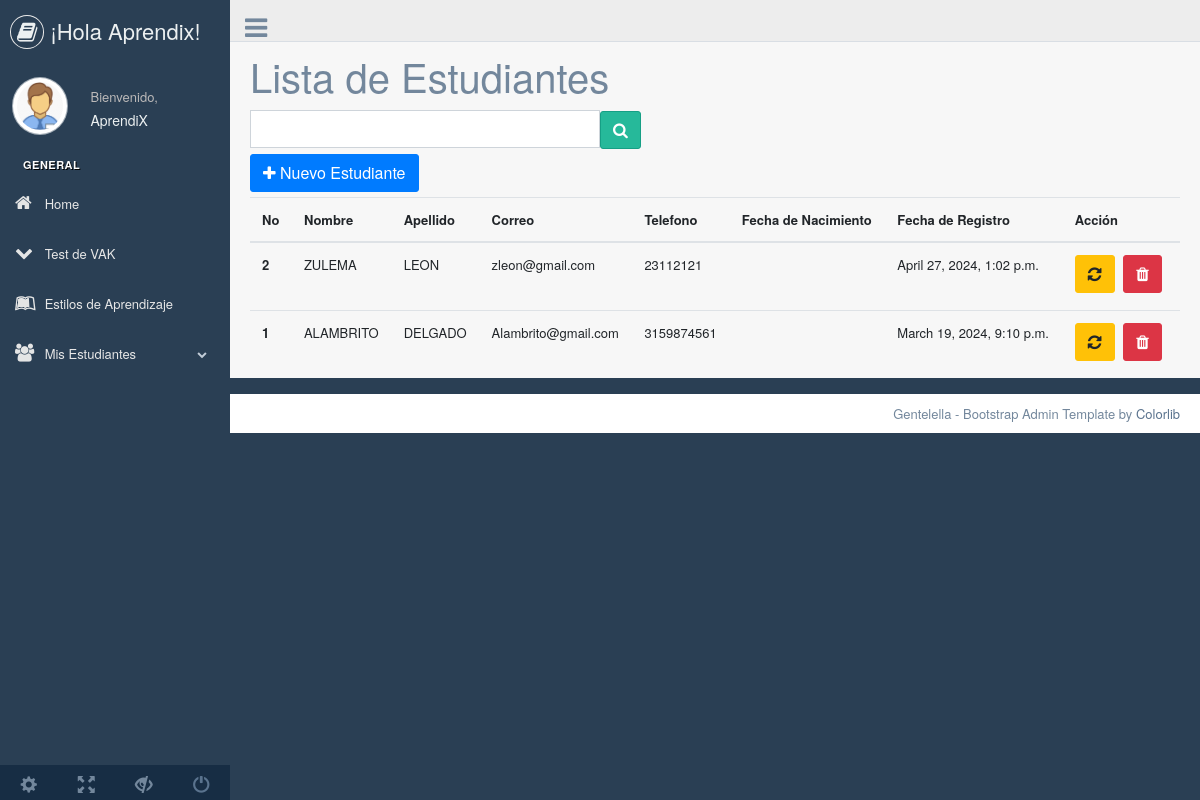
Screenshot of /listar with the database file from the repository.
### panel/models.py (models this page shows)
class Usuarios(models.Model):
    id = models.IntegerField(primary_key=True)
    nombre = models.CharField (max_length=30, null= False)
    apellido = models.CharField (max_length=30, null= False)
    correo = models.CharField (max_length=50, null= False)
    telefono = models.IntegerField (null= False)
    fecha = models.DateField (null= True)
    fecha_registro= models.DateTimeField(auto_now_add= True, null= True)
    class Meta:
        db_table ='usuarios'

### panel/views.py (the view)
# urls.py: path('listar', views.listar, name="listar"),
def listar (request):
    if request.method == "POST":
        palabra = request.POST.get('keyword')
        lista = Usuarios.objects.all()
        if palabra is not None:
            resultado_busqueda = lista.filter(
                Q(id_iconstains=palabra)|
                Q(nombre_icontains =palabra)|
                Q(apellido_icontains=palabra)|
                Q(correo_icontains= palabra)|
                Q(telefono_icontains=palabra)
            )
            datos = {'usuarios': resultado_busqueda}
            return render(request, "crud_usuarios/listar.html", datos)
        else:
            datos = {'usuarios': lista}
            return render(request,"crud_usuarios/listar.html", datos)
    else:
        users = Usuarios.objects.order_by('-id')[:10]
        datos = {'usuarios': users}
        return render(request,"crud_usuarios/listar.html", datos)

### panel/templates/crud_usuarios/listar.html (shortened to what this page needs)
{% extends '../index_master.html' %}
{% block content %}
<div class="right_col" role="main">
<h1>Lista de Estudiantes</h1>
<div>
  <form action="" method="POST" display: inline-block>
  <input type="text" name="keyword" id="keyword" class="form-control" style="width: 350px; display: inline-block;"><button type="submit" name="search" class="btn btn-success"> <i class="fa fa-search"></i></button>
  </form>
</div>
  <button name="agregar" class="btn btn-primary" onclick="window.location.href='agregar'"><i class="fa fa-plus"></i> Nuevo Estudiante</button>
<table class="table ">
    <thead>
      <tr>
        <th scope="col">No</th>
        <th scope="col">Nombre</th>
        <th scope="col">Apellido</th>
        <th scope="col">Correo</th>
        <th scope="col">Telefono</th>
        <th scope="col">Fecha de Nacimiento</th>
        <th scope="col">Fecha de Registro</th>
        <th scope="col">Acción</th>
      </tr>
    </thead>
    <tbody>
    {% for u in usuarios %}
      <tr>
        <th scope="row">{{ u.id }}</th>
        <td>{{ u.nombre }}</td>
        <td>{{ u.apellido }}</td>
        <td>{{ u.correo }}</td>
        <td>{{ u.telefono }}</td>
        <td>{{ u.fecha_nacimiento }}</td>
        <td>{{ u.fecha_registro }}</td>
        <td>
          <button class="btn btn-warning" onclick="window.location.href='actualizar/{{ u.id }}'"><i class="fa fa-refresh"></i></button>
          <button class="btn btn-danger" onclick="window.location.href='eliminar/{{ u.id }}'"><i class="fa fa-trash"></i></button>
        </td>
      </tr>
      {% endfor %}
    </tbody>
  </table>
</div>
{% endblock %}

### panel/templates/index_master.html (shortened to what this page needs)
{% load static %}
<!DOCTYPE html>
<html lang="en">
<head>
    <link href="{% static 'FrWork/admin_lte/vendors/bootstrap/dist/css/bootstrap.min.css' %}" rel="stylesheet">
    <link rel="stylesheet" href="https://maxcdn.bootstrapcdn.com/font-awesome/4.7.0/css/font-awesome.min.css">
    <link href="{% static 'FrWork/admin_lte/build/css/custom.min.css' %}" rel="stylesheet">
</head>
<body class="nav-md">
    <div class="container body">
        <div class="main_container">
            <div class="col-md-3 left_col">
                <div class="left_col scroll-view">
                    <div class="navbar nav_title" style="border: 0;">
                        <a href="http://localhost:8000" class="site_title"><i class="fa fa-book"></i> <span>¡Hola Aprendix!</span></a>
                    </div>
                    <div class="profile clearfix">
                        <div class="profile_pic">
                            <img src="/static/Images/user.png" alt="..." class="img-circle profile_img">
                        </div>
                        <div class="profile_info">
                            <span>Bienvenido,</span>
                            <h2>AprendiX</h2>
                        </div>
                    </div>
                    <br />
                    <div id="sidebar-menu" class="main_menu_side hidden-print main_menu">
                        <div class="menu_section">
                            <h3>General</h3>
                            <ul class="nav side-menu">
                                <li><a href="http://localhost:8000"><i class="fa fa-home"></i> Home </a></li>
                                <li><a href="{% url 'preguntas' %}"><i class="fa fa-chevron-down"></i> Test de VAK</a></li>
                                <li><a href="{% url 'estilos' %}"><i class="fa fa-leanpub"></i> Estilos de Aprendizaje </a></li>
                                <li><a><i class="fa fa-users"></i> Mis Estudiantes <span class="fa fa-chevron-down"></span></a>
                                </li>
                            </ul>
                        </div>
                    </div>
                    <div class="sidebar-footer hidden-small">
                        <a data-toggle="tooltip" data-placement="top" title="Settings">
                            <span class="glyphicon glyphicon-cog" aria-hidden="true"></span>
                        </a>
                        <a data-toggle="tooltip" data-placement="top" title="FullScreen">
                            <span class="glyphicon glyphicon-fullscreen" aria-hidden="true"></span>
                        </a>
                        <a data-toggle="tooltip" data-placement="top" title="Lock">
                            <span class="glyphicon glyphicon-eye-close" aria-hidden="true"></span>
                        </a>
                        <a data-toggle="tooltip" data-placement="top" title="Logout" href="login.html">
                            <span class="glyphicon glyphicon-off" aria-hidden="true"></span>
                        </a>
                    </div>
                </div>
            </div>
            <div class="top_nav">
                <div class="nav_menu">
                    <div class="nav toggle">
                        <a id="menu_toggle"><i class="fa fa-bars"></i></a>
                    </div>
                </div>
            </div>
            {% block content %}
            {% endblock %}
            <footer>
                <div class="pull-right">
                    Gentelella - Bootstrap Admin Template by <a href="https://colorlib.com">Colorlib</a>
                </div>
                <div class="clearfix"></div>
            </footer>
        </div>
    </div>
</body>
</html>

### rows the page displays
Usuarios: id "2", nombre "ZULEMA", apellido "LEON", correo "zleon@gmail.com", telefono "23112121", fecha_registro "April 27, 2024, 1:02 p.m."
Usuarios: id "1", nombre "ALAMBRITO", apellido "DELGADO", correo "Alambrito@gmail.com", telefono "3159874561", fecha_registro "March 19, 2024, 9:10 p.m."
